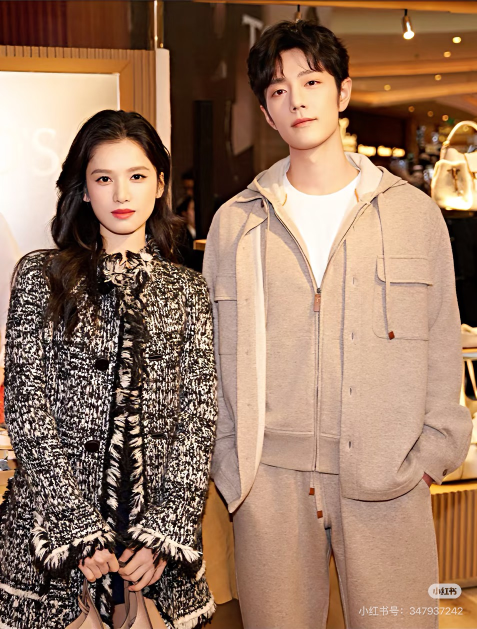
#> input picture test_images/1and3.JPG, 954 x 1258 px (shown at 1/2 size)
$ python -i emotion.py   (imports and definitions only)
#> lines starting #> are read from the running program, lines starting #| are printed output that depends on the picture
#> further down, picture is the input picture: shape (1258, 954, 3); mean B, G, R 98.2, 119.6, 151.6
"""C 同学接口：情绪识别。"""

from __future__ import annotations

import base64
import logging
import os
from typing import Dict, List, Optional

import cv2
import numpy as np

LOGGER = logging.getLogger(__name__)

try:
    from deepface import DeepFace
except Exception:  # pragma: no cover
    DeepFace = None

EMOTION_DETECTOR_BACKENDS = ("retinaface", "mtcnn", "opencv")
DEFAULT_EMOTION = os.environ.get("EMOTION_DEFAULT", "neutral")
# 低置信度或 top1-top2 过小则降级为 neutral，避免随机抖动
EMOTION_MIN_CONFIDENCE = float(os.environ.get("EMOTION_MIN_CONFIDENCE", "0.45"))
EMOTION_MIN_MARGIN = float(os.environ.get("EMOTION_MIN_MARGIN", "0.10"))
EMOTION_ENABLE_AUG_VOTE = os.environ.get("EMOTION_ENABLE_AUG_VOTE", "1") != "0"
EMOTION_ANGRY_SURPRISE_MARGIN = float(os.environ.get("EMOTION_ANGRY_SURPRISE_MARGIN", "0.05"))


def _preprocess_lighting(image_bgr: np.ndarray) -> np.ndarray:
    """CLAHE 亮度均衡，缓解背光/暗光对情绪分类的影响。"""
    if image_bgr is None or image_bgr.size == 0:
        return image_bgr
    lab = cv2.cvtColor(image_bgr, cv2.COLOR_BGR2LAB)
#> lab: shape (1258, 954, 3); mean of channels 0, 1, 2 131, 137.9, 144.3
    l_chan, a_chan, b_chan = cv2.split(lab)
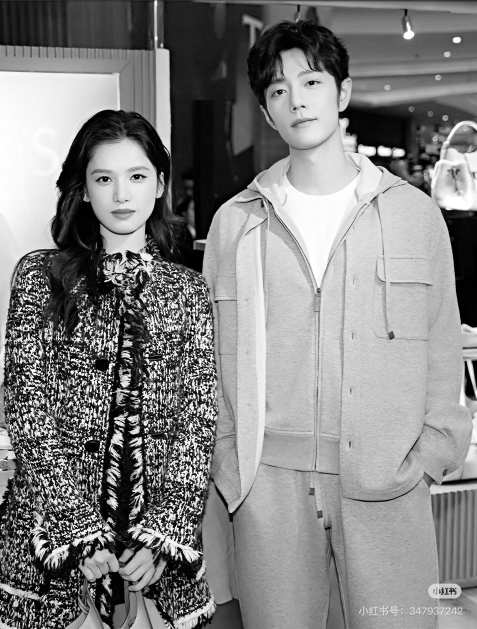
#> l_chan: shape (1258, 954) (shown at 1/2 size); min 0, max 255, mean 131
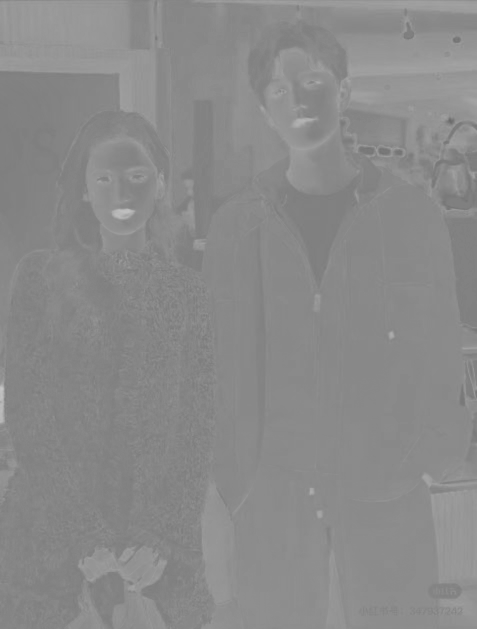
#> a_chan: shape (1258, 954) (shown at 1/2 size); min 105, max 198, mean 137.9
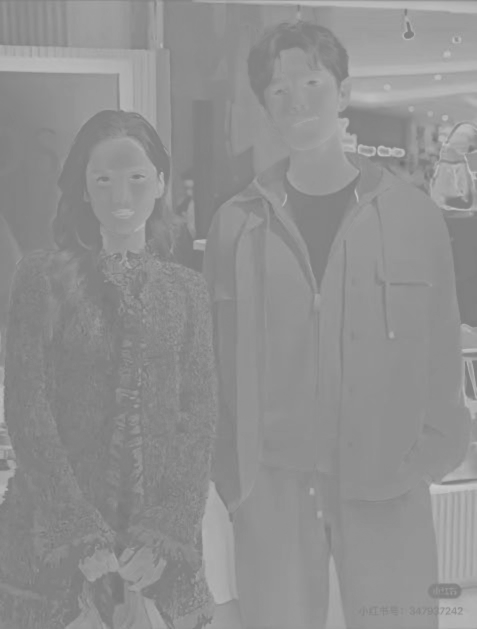
#> b_chan: shape (1258, 954) (shown at 1/2 size); min 111, max 204, mean 144.3
    clahe = cv2.createCLAHE(clipLimit=2.0, tileGridSize=(8, 8))
    l_chan = clahe.apply(l_chan)
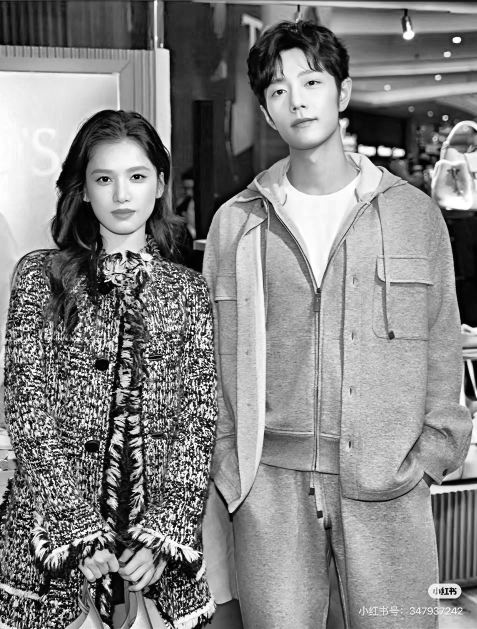
#> l_chan: shape (1258, 954) (shown at 1/2 size); min 0, max 255, mean 131.6
    merged = cv2.merge([l_chan, a_chan, b_chan])
#> merged: shape (1258, 954, 3); mean of channels 0, 1, 2 131.6, 137.9, 144.3
    return cv2.cvtColor(merged, cv2.COLOR_LAB2BGR)
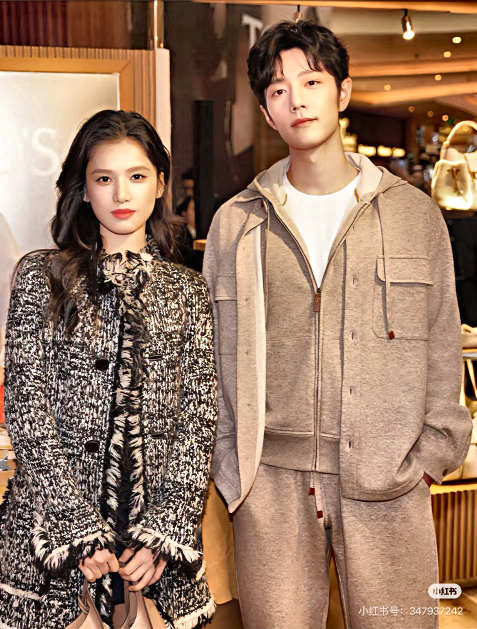
#> returned value: shape (1258, 954, 3) (shown at 1/2 size); mean B, G, R 98.7, 119.8, 151.4


# [161 lines left out: functions _build_emotion_views, _decode_base64_image, _safe_area, _choose_primary_face, _normalize_emotion_name, _pick_emotion_with_guard and 4 more, not called in this run]

>>> import cv2
>>> picture = cv2.imread('test_images/1and3.JPG')
>>> result = _preprocess_lighting(picture)
